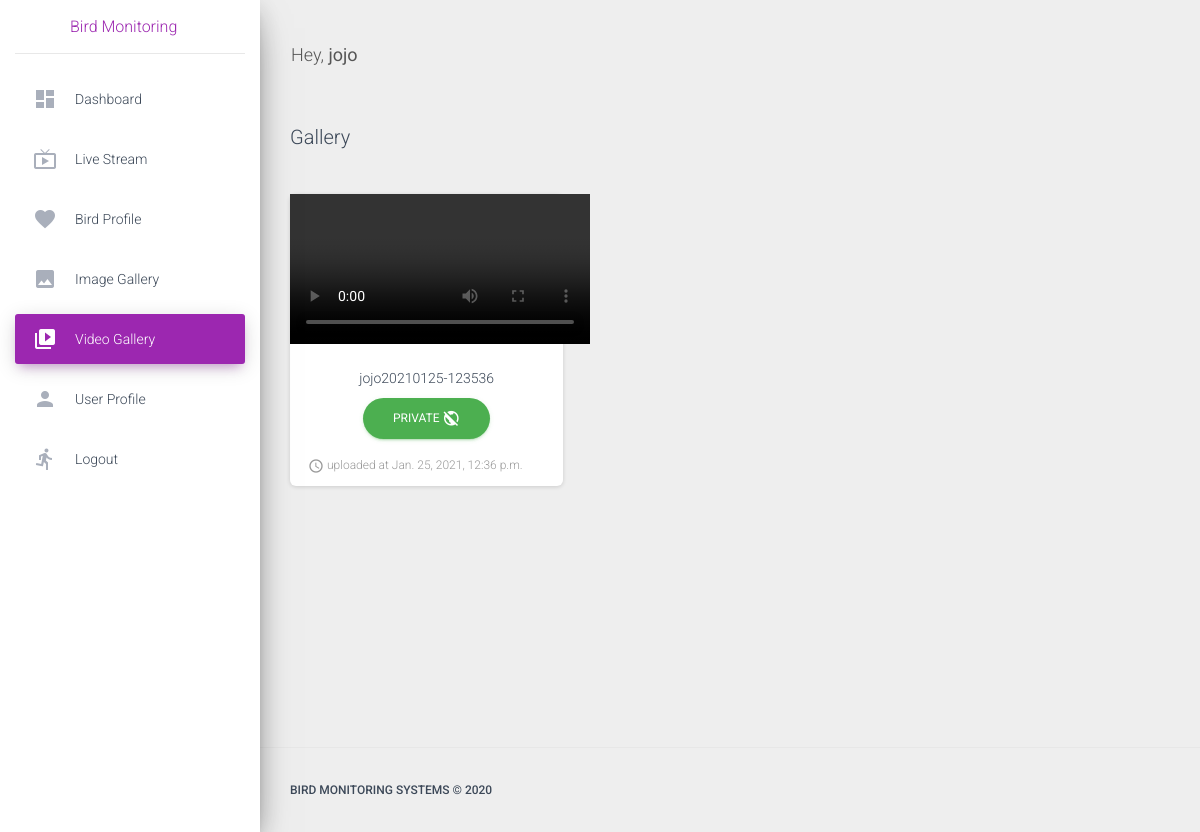
/video-list/ (signed in), run on an earlier commit of the app's database.
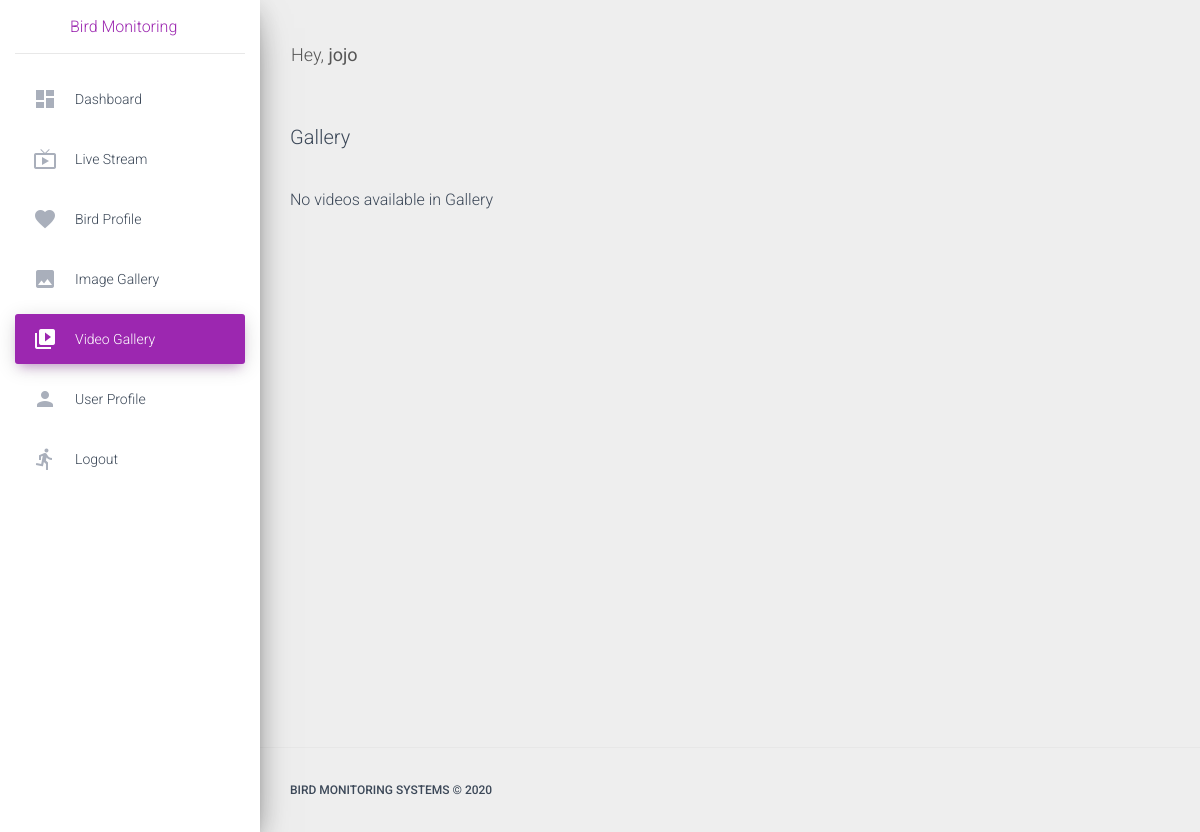
And on a later commit of the database.
### app/models.py (models this page shows, shortened)
class Videos(models.Model):
    title = models.CharField(max_length=50)
    video_file = models.FileField(upload_to='videos')
    user = models.ForeignKey(User, on_delete=models.CASCADE, default=1)
    uploaded_at = models.DateTimeField(auto_now_add=True)
    sharable = models.IntegerField(default=0)
    class Meta:
        db_table = 'Videos'

### app/views.py (the view)
# urls.py: url(r'^video-list/$', views.BirdVideoView.as_view(), name='videos'),
class BirdVideoView(LoginRequiredMixin, CreateView):
    login_url = '/login/'
    model = Videos
    context_object_name = 'video_list'
    template_name = 'video-list.html'
    def get_context_data(self, **kwargs):
        context = {'segment': 'videos', "video_list": Videos.objects.filter(user=self.request.user)}
        return context

### app/templates/video-list.html (shortened to what this page needs)
{% extends "base.html" %}
{% block content %}
    <div class="navbar-wrapper">
        <h3 class="navbar-brand">Gallery</h3>
    </div>
    <div class="row">
    {% if video_list %}
        {% for video in video_list %}
            <div class="col-md-4">
                <div class="card card-profile">
                    <div class="card-image">
                        <video controls>
                            <source src='{{ MEDIA_URL }}{{ video.video_file }}' type='video/mp4'>Your browser does not support the video tag.
                        </video>
                    </div>
                    <div class="card-body">
                        <p class="card-title">{{ video.title }}</p>
                        {% if video.sharable %}
                            <a href="{% url 'make-video-public' video.id %}" class="btn btn-raised btn-danger btn-round">public <i class="material-icons">public</i></a>
                        {% else %}
                            <a href="{% url 'make-video-public' video.id %}" class="btn btn-success btn-round">private <i class="material-icons">public_off</i></a>
                        {% endif %}
                    </div>
                    <div class="card-footer">
                    <div class="stats">
                        <i class="material-icons">access_time</i> uploaded at {{ video.uploaded_at }}
                    </div>
                </div>
                </div>
            </div>
        {% endfor %}
    {% else %}
        <div class="col-md-4">
            <br>
            <p>No videos available in Gallery</p>
        </div>
    {% endif %}
    </div>
{% endblock content %}

What changed in the data, as far as the page shows it:
removed Videos: title "jojo20210125-123536", sharable "PRIVATE", uploaded_at "Jan. 25, 2021, 12:36 p.m."
Also different on the page:
text now shown: "No videos available in Gallery"
